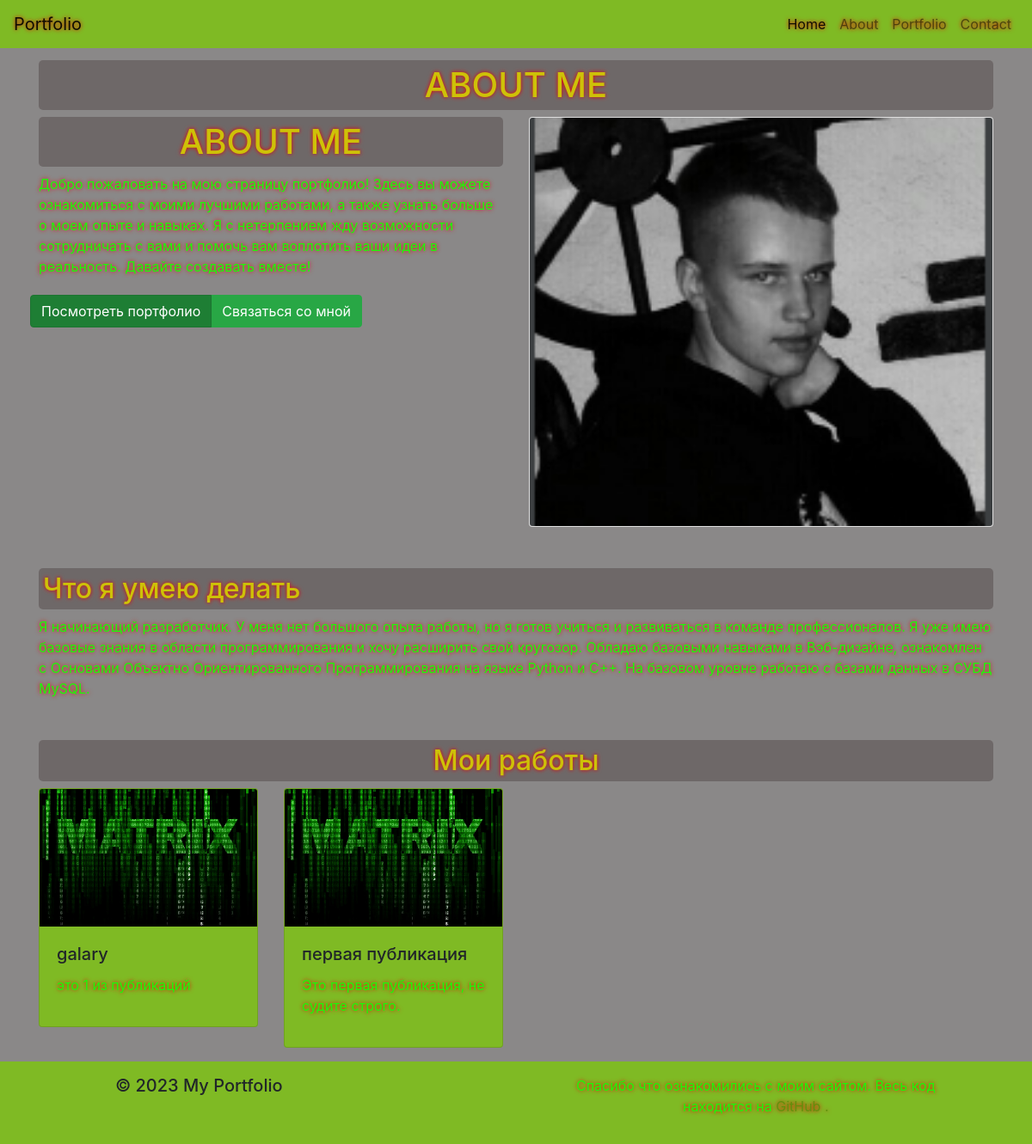
Page /about/ on the earlier database version.
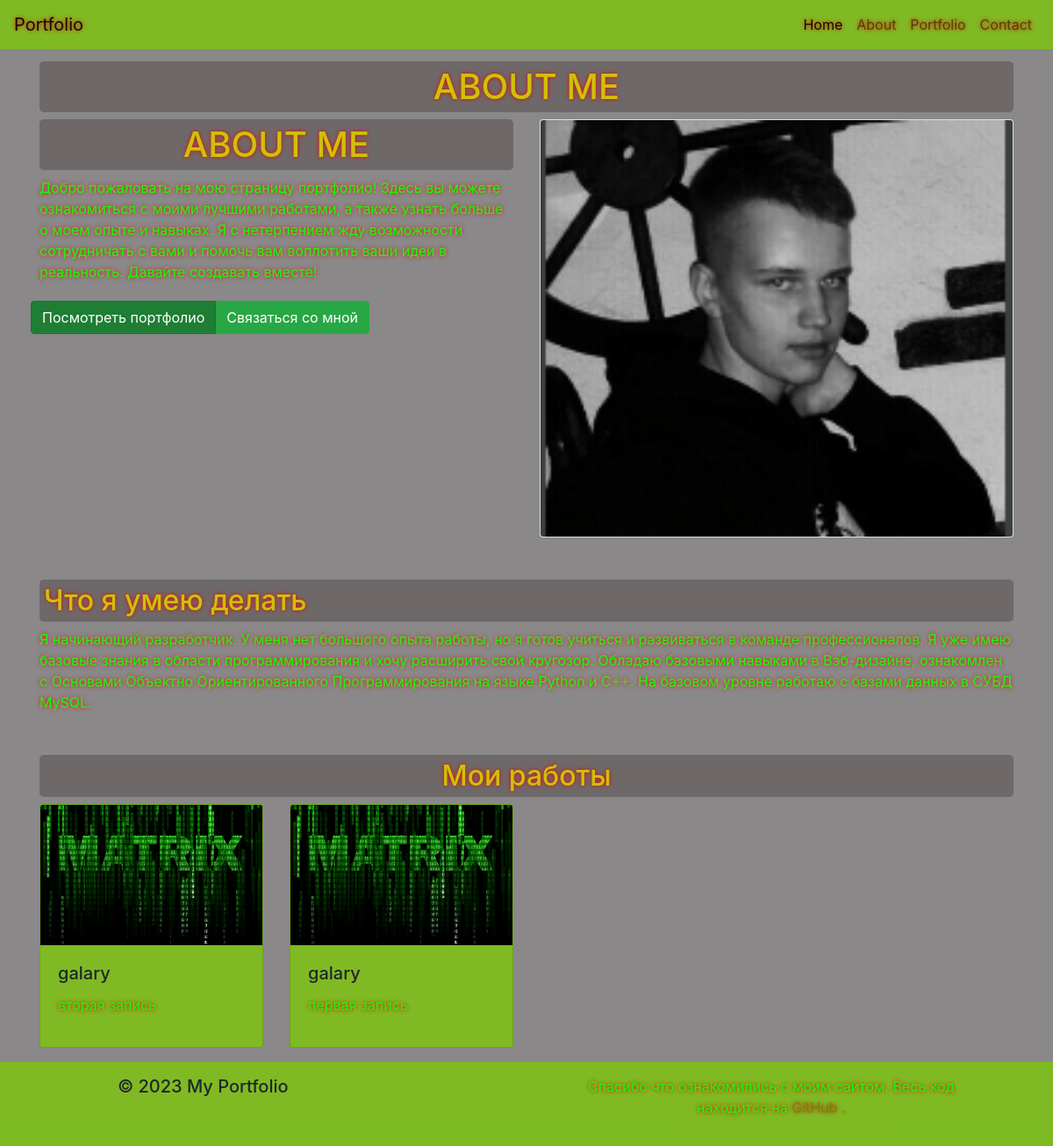
Same page on the later database version.
### main/models.py (models this page shows, shortened)
class Post(models.Model):
    title = models.CharField(max_length=100)
    text = models.TextField()

### main/views.py (the view)
# urls.py: path('about/', views.about, name='about'),
def about(request) :
    post = Post.objects.order_by('-id')[:8]
    data = {
        'title': 'Про нас',
        'post': post,
    }
    return render(request, 'main/about.html', {'data': data})

### main/templates/main/about.html (shortened to what this page needs)
{% extends 'main/baze.html' %}
{% block content%}
    <header class="header-bg justify-center ">
        <div class="container ">
            <h1 class="text-center">ABOUT ME</h1>
        </div>
        <div class="container justify-center">
            <div class=" row justify-content-center">
            <div class=" col-6">
            <h1 class="text-center mb-2">ABOUT ME</h1>
                <p>Добро пожаловать на мою страницу портфолио! Здесь вы можете ознакомиться с
                моими лучшими работами, а также узнать больше о моем опыте и навыках. Я с
                нетерпением жду возможности сотрудничать с вами и помочь
                вам воплотить ваши идеи в реальность. Давайте создавать вместе!
                </p>
                <div class="row mb-1" style="padding:5px; border-radius: 5px;">
                    <div class="btn-group">
                      <a href="{%url 'portfolio'%}" class="btn btn-success active" aria-current="page">Посмотреть портфолио</a>
                      <a href="{%url 'contact'%}" class="btn btn-success">Связаться со мной</a>
                    </div>
                </div>
            </div>
            <div class="col-6 ">
                <div class="card text-bg-dark" style="height:100%; width:100%;">
                  <img src="/static/main/img/img_1.png" class="card-img" alt="..." style=" object-fit: cover; max-height:750px; width: auto;">
                </div>
            </div>
            </div>
        </div>
    </header>
    <section class="justify-center header-bg mt-5">
        <div class="container">
            <h2 class="title">Что я умею делать</h2>
            <p>
                Я начинающий разработчик. У меня нет большого опыта работы,
                но я готов учиться и развиваться в команде профессионалов. Я уже имею базовые знания в
                области программирования и хочу расширить свой кругозор. Обладаю базовыми навыками в Вэб-дизайне,
                ознакомлен с Основами Объектно Ориентированного Программирования на языке Python и С++.
                На базовом уровне работаю с базами данных в СУБД MySQL.
            </p>
        </div>
    </section>
    <section class="justify-center header-bg mt-5">
        <div class="container">
            <h2 class="title text-center">Мои работы</h2>
            <div class="row">
                {% if data.post%}
                {% for el in data.post%}
                <div class="col-3">
                    <div class="card bg-light-l mb-3">
                      <img src="/static/main/img/img_2.png" class="card-img-top" alt="...">
                      <div class="card-body">
                        <h5 class="card-title">{{el.title}}</h5>
                        <p class="card-text">{{el.text}}</p>
                      </div>
                    </div>
                </div>
                {% endfor %}
                {% else %}
                <h2 class="mt-5">Работ нет</h2>
                {% endif %}
            </div>
        </div>
    </section>
{% endblock %}

### main/templates/main/baze.html (shortened to what this page needs)
{% load static %}
<!DOCTYPE html>
<html lang="en">
<head>
  <link href="https://stackpath.bootstrapcdn.com/bootstrap/4.5.2/css/bootstrap.min.css" rel="stylesheet">
  <link rel="stylesheet" href="{% static 'main/css/index.css'%}">
  <link rel="stylesheet" href="{% static 'main/img/1.jpg'%}">
</head>
<body class="adaptive-text">
    {% include 'main/nav.html'%}
    {% block content %}
    {% endblock %}
    {% include 'main/footer.html'%}
</body>
</html>

### main/templates/main/nav.html (shortened to what this page needs)
    <div class="container">
  <nav class="navbar navbar-expand-lg navbar-light bg-light-l fixed-top">
    <a class="navbar-brand" href="{%url 'home'%}">Portfolio</a>
    <div class="collapse navbar-collapse" id="navbarNav">
      <ul class="navbar-nav ml-auto">
        <li class="nav-item active">
          <a class="nav-link" href="{%url 'home'%}">Home</a>
        </li>
        <li class="nav-item">
          <a class="nav-link" href="{%url 'about'%}">About</a>
        </li>
        <li class="nav-item">
          <a class="nav-link" href="{%url 'portfolio'%}">Portfolio</a>
        </li>
        <li class="nav-item">
          <a class="nav-link" href="{%url 'contact'%}">Contact</a>
        </li>
      </ul>
    </div>
  </nav>
</div>

### main/templates/main/footer.html
  <footer class="footer mt-auto py-3 bg-light-l">
    <div class="container text-center row justify-content-between">
        <div class="col-5">
            <h5>© 2023 My Portfolio</h5>
        </div>
        <div class="col-5">
            <p>
                Спасибо что ознакомились с моим сайтом. Весь код находится на
                <a href="https://github.com/RussianFoxBryansk/site-portfolio">GitHub</a>
                <a href="{%url 'create'%}">.</a>
        </div>
    </div>
  </footer>

### main/static/main/css/index.css (style rules this page uses)
* { margin: 0; padding: 0; box-sizing: border-box; }
body { padding-top: 70px; }
.container img { width: 100%; height: 100%; }
body { background-image: url("/static/main/img/1.jpg"); background-color: rgb(138, 136, 136); background-repeat: no-repeat; background-size: cover; background-blend-mode: multiply; background-attachment: fixed; }
p,h1,h2:not(.card-text) { color: rgb(29, 248, 9); text-shadow: 0 0 5px rgb(230, 3, 3); }
h1,h2:not(.card-text) { color: rgb(206, 193, 8); background: rgba(87, 77, 77, 0.527); border-radius: 5px; padding: 5px; }
nav { text-shadow: 0 0 5px rgb(230, 3, 3); }
.nav-link { color: rgb(124, 199, 12); }
.navbar-light { background: rgba(151, 150, 150, 0.432); }
.bg-light-l { background: rgba(124, 199, 12, 0.8); }
footer div a { color: rgba(91, 145, 10, 0.9); }

Differences in the rows shown:
removed Post: title "galary", text "это 1 из публикаций"
removed Post: title "первая публикация", text "Это первая публикация, не судите строго."
added Post: title "galary", text "вторая запись"
added Post: title "galary", text "первая запись"
